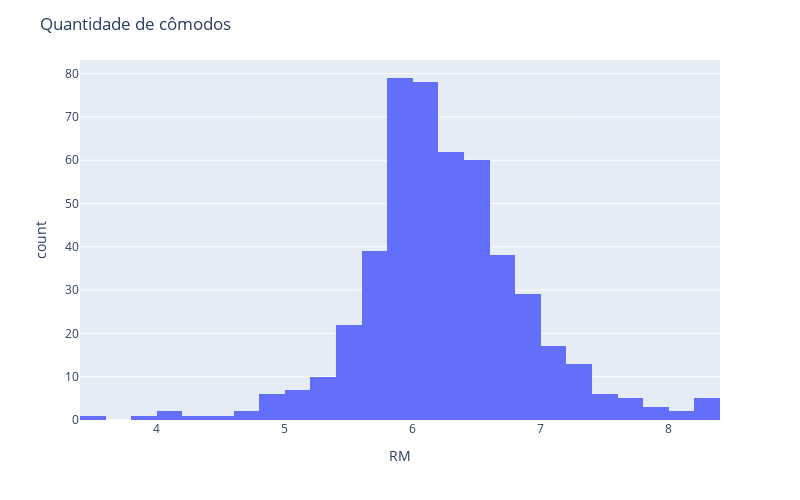

Notebook cell for this chart:
### Code cell
hist =  px.histogram (df,  x = "RM", nbins=40) 
hist.update_layout(width=800,height=500,title_text='Quantidade de cômodos') 
hist.show()

### Figure 1 — Plotly figure (JSON) as saved in the notebook; plotly's stock layout.template omitted (floating-point values rounded to 4 significant figures; data arrays with more than 128 entries replaced by an {"elided": "..."} marker saying what was removed)
{"data": [{"alignmentgroup": "True", "bingroup": "x", "hovertemplate": "RM=%{x}<br>count=%{y}<extra></extra>", "legendgroup": "", "marker": {"color": "#636efa", "pattern": {"shape": ""}}, "name": "", "nbinsx": 40, "offsetgroup": "", "orientation": "v", "showlegend": false, "type": "histogram", "x": {"elided": "489 float values"}, "xaxis": "x", "yaxis": "y"}], "layout": {"barmode": "relative", "height": 500, "legend": {"tracegroupgap": 0}, "margin": {"t": 60}, "title": {"text": "Quantidade de cômodos"}, "width": 800, "xaxis": {"anchor": "y", "domain": [0, 1], "title": {"text": "RM"}}, "yaxis": {"anchor": "x", "domain": [0, 1], "title": {"text": "count"}}}}
